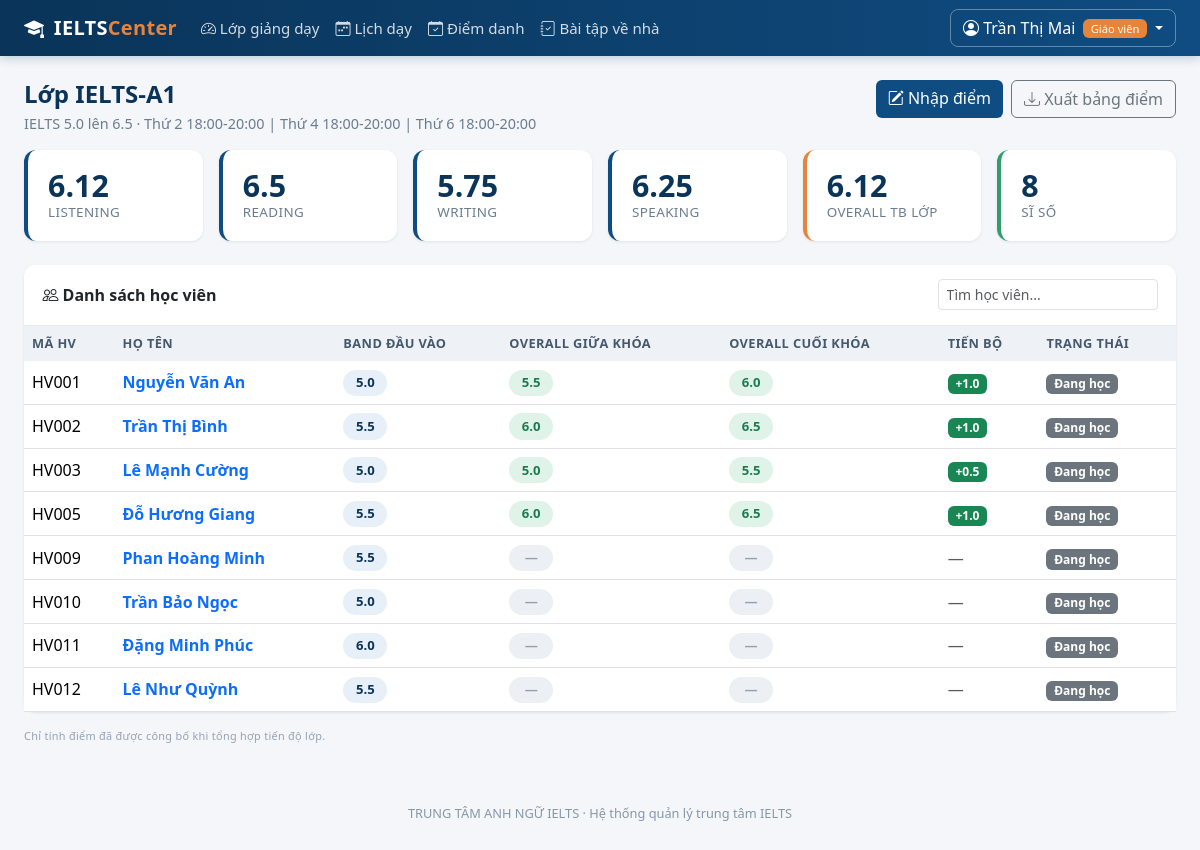
/giao-vien/lop/1 (signed in), run on the app's committed database.
### models.py (models this page shows, shortened)
class User(UserMixin, db.Model):
    __tablename__ = "users"
    id = db.Column(db.Integer, primary_key=True)
    username = db.Column(db.String(50), unique=True, nullable=False, index=True)
    password_hash = db.Column(db.String(255), nullable=False)
    role = db.Column(db.String(20), nullable=False, default=ROLE_STUDENT)
    full_name = db.Column(db.String(120), nullable=False)
    email = db.Column(db.String(120))
    phone = db.Column(db.String(20))
    is_locked = db.Column(db.Boolean, default=False, nullable=False)
    failed_logins = db.Column(db.Integer, default=0, nullable=False)
    created_at = db.Column(db.DateTime, default=datetime.now)
    teacher = db.relationship(
        "TeacherProfile", back_populates="user", uselist=False, cascade="all, delete-orphan"
    )
    student = db.relationship(
        "StudentProfile", back_populates="user", uselist=False, cascade="all, delete-orphan"
    )
    @property
    def role_label(self):
        return ROLE_LABELS.get(self.role, self.role)
    @property
    def is_admin(self):
        return self.role == ROLE_ADMIN
    @property
    def is_teacher(self):
        return self.role == ROLE_TEACHER

class ClassRoom(db.Model):
    __tablename__ = "classes"
    id = db.Column(db.Integer, primary_key=True)
    code = db.Column(db.String(20), unique=True, nullable=False)
    course_id = db.Column(db.Integer, db.ForeignKey("courses.id"), nullable=False)
    teacher_id = db.Column(db.Integer, db.ForeignKey("teacher_profiles.id"))
    room = db.Column(db.String(30))
    start_date = db.Column(db.Date)
    max_size = db.Column(db.Integer, default=20, nullable=False)
    status = db.Column(db.String(20), default="open", nullable=False)
    course = db.relationship("Course", back_populates="classes")
    teacher = db.relationship("TeacherProfile", back_populates="classes")
    schedules = db.relationship(
        "Schedule", back_populates="classroom", cascade="all, delete-orphan"
    )
    enrollments = db.relationship(
        "Enrollment", back_populates="classroom", cascade="all, delete-orphan"
    )
    homework_assignments = db.relationship(
        "Homework", back_populates="classroom", cascade="all, delete-orphan"
    )
    @property
    def current_size(self):
        return len([e for e in self.enrollments if e.status in ("studying", "reserved")])
    @property
    def schedule_display(self):
        if not self.schedules:
            return "Chưa xếp lịch"
        return " | ".join(
            f"{WEEKDAYS[s.weekday]} {s.start_time}-{s.end_time}" for s in self.schedules
        )

class Course(db.Model):
    __tablename__ = "courses"
    id = db.Column(db.Integer, primary_key=True)
    code = db.Column(db.String(20), unique=True, nullable=False)
    name = db.Column(db.String(150), nullable=False)
    entry_band = db.Column(db.Float, nullable=False)
    target_band = db.Column(db.Float, nullable=False)
    sessions = db.Column(db.Integer, nullable=False, default=36)
    tuition = db.Column(db.Integer, nullable=False, default=0)   # hoc phi (VND)
    is_open = db.Column(db.Boolean, default=True, nullable=False)
    description = db.Column(db.Text)
    classes = db.relationship("ClassRoom", back_populates="course")

class Schedule(db.Model):
    __tablename__ = "schedules"
    id = db.Column(db.Integer, primary_key=True)
    class_id = db.Column(db.Integer, db.ForeignKey("classes.id"), nullable=False)
    weekday = db.Column(db.Integer, nullable=False)      # 0 = Thu 2
    start_time = db.Column(db.String(5), nullable=False)  # 'HH:MM'
    end_time = db.Column(db.String(5), nullable=False)
    classroom = db.relationship("ClassRoom", back_populates="schedules")

class Enrollment(db.Model):
    __tablename__ = "enrollments"
    __table_args__ = (db.UniqueConstraint("student_id", "class_id", name="uq_student_class"),)
    id = db.Column(db.Integer, primary_key=True)
    student_id = db.Column(db.Integer, db.ForeignKey("student_profiles.id"), nullable=False)
    class_id = db.Column(db.Integer, db.ForeignKey("classes.id"), nullable=False)
    enrolled_at = db.Column(db.DateTime, default=datetime.now)
    status = db.Column(db.String(20), default="studying", nullable=False)
    student = db.relationship("StudentProfile", back_populates="enrollments")
    classroom = db.relationship("ClassRoom", back_populates="enrollments")
    scores = db.relationship(
        "ScoreRecord", back_populates="enrollment", cascade="all, delete-orphan"
    )
    attendance_records = db.relationship(
        "AttendanceRecord",
        back_populates="enrollment",
        cascade="all, delete-orphan",
        order_by="AttendanceRecord.attendance_date.desc()",
    )
    homework_submissions = db.relationship(
        "HomeworkSubmission",
        back_populates="enrollment",
        cascade="all, delete-orphan",
        order_by="HomeworkSubmission.submitted_at.desc()",
    )
    @property
    def status_label(self):
        return ENROLL_STATUS.get(self.status, self.status)
    @property
    def latest_score(self):
        published = [s for s in self.scores if s.is_published]
        if not published:
            return None
        return sorted(published, key=lambda s: s.updated_at or datetime.min)[-1]

class StudentProfile(db.Model):
    __tablename__ = "student_profiles"
    id = db.Column(db.Integer, primary_key=True)
    user_id = db.Column(db.Integer, db.ForeignKey("users.id"), unique=True, nullable=False)
    code = db.Column(db.String(20), unique=True)   # ma hoc vien
    dob = db.Column(db.Date)
    address = db.Column(db.String(200))
    entry_band = db.Column(db.Float)               # band kiem tra dau vao
    is_active = db.Column(db.Boolean, default=True, nullable=False)
    user = db.relationship("User", back_populates="student")
    enrollments = db.relationship(
        "Enrollment", back_populates="student", cascade="all, delete-orphan"
    )
    @property
    def full_name(self):
        return self.user.full_name

class ScoreRecord(db.Model):
    __tablename__ = "score_records"
    id = db.Column(db.Integer, primary_key=True)
    enrollment_id = db.Column(db.Integer, db.ForeignKey("enrollments.id"), nullable=False)
    term = db.Column(db.String(50), nullable=False)   # vi du: Dau vao / Giua khoa / Cuoi khoa
    listening = db.Column(db.Float)
    reading = db.Column(db.Float)
    writing = db.Column(db.Float)
    speaking = db.Column(db.Float)
    overall = db.Column(db.Float)
    comment = db.Column(db.Text)
    is_published = db.Column(db.Boolean, default=False, nullable=False)
    updated_at = db.Column(db.DateTime, default=datetime.now, onupdate=datetime.now)
    enrollment = db.relationship("Enrollment", back_populates="scores")
    logs = db.relationship("ScoreLog", back_populates="score", cascade="all, delete-orphan")

### blueprints/teacher.py (the view)
@teacher_bp.route("/lop/<int:class_id>")
def class_detail(class_id):
    classroom = db.session.get(ClassRoom, class_id)
    if not owns_class(classroom):
        flash("Bạn không được phân công phụ trách lớp này.", "danger")
        return redirect(url_for("teacher.dashboard"))
    totals = {key: [] for key, _ in SKILLS}
    overalls = []
    active_enrollments = [
        enrollment for enrollment in classroom.enrollments
        if enrollment.status != "stopped"
    ]
    for enrollment in active_enrollments:
        latest = enrollment.latest_score
        if latest is None:
            continue
        for key, _ in SKILLS:
            value = getattr(latest, key)
            if value is not None:
                totals[key].append(value)
        if latest.overall is not None:
            overalls.append(latest.overall)
    averages = {
        key: (round(sum(values) / len(values), 2) if values else None)
        for key, values in totals.items()
    }
    class_average = round(sum(overalls) / len(overalls), 2) if overalls else None
    return render_template(
        "teacher/class_detail.html",
        classroom=classroom,
        active_enrollments=active_enrollments,
        skills=SKILLS,
        averages=averages,
        class_average=class_average,
        scores_by_term={
            enrollment.id: {
                term: next(
                    (
                        score for score in enrollment.scores
                        if score.term == term and score.is_published
                    ),
                    None,
                )
                for term in TERMS[1:]
            }
            for enrollment in active_enrollments
        },
    )

### templates/teacher/class_detail.html (shortened to what this page needs)
{% extends "base.html" %}
{% block content %}
<div class="d-flex justify-content-between align-items-start mb-3 flex-wrap gap-2">
  <div>
    <h4 class="page-title mb-1">Lớp {{ classroom.code }}</h4>
    <p class="page-sub mb-0">{{ classroom.course.name }} · {{ classroom.schedule_display }}</p>
  </div>
  <div class="d-flex gap-2">
    <a href="{{ url_for('teacher.enter_scores', class_id=classroom.id) }}" class="btn btn-primary" style="background:var(--brand);border:none">
      <i class="bi bi-pencil-square"></i> Nhập điểm
    </a>
    <a href="{{ url_for('teacher.export_scores', class_id=classroom.id) }}" class="btn btn-outline-secondary">
      <i class="bi bi-download"></i> Xuất bảng điểm
    </a>
  </div>
</div>
<div class="row g-3 mb-4">
  {% for key, label in skills %}
  <div class="col-6 col-lg-2">
    <div class="stat-card">
      <div class="stat-value">{{ averages[key] if averages[key] is not none else '—' }}</div>
      <div class="stat-label">{{ label }}</div>
    </div>
  </div>
  {% endfor %}
  <div class="col-6 col-lg-2">
    <div class="stat-card accent">
      <div class="stat-value">{{ class_average if class_average is not none else '—' }}</div>
      <div class="stat-label">Overall TB lớp</div>
    </div>
  </div>
  <div class="col-6 col-lg-2">
    <div class="stat-card green">
      <div class="stat-value">{{ classroom.current_size }}</div>
      <div class="stat-label">Sĩ số</div>
    </div>
  </div>
</div>
<div class="card">
  <div class="card-header d-flex justify-content-between align-items-center">
    <span><i class="bi bi-people"></i> Danh sách học viên</span>
    <input class="form-control form-control-sm w-auto" placeholder="Tìm học viên..." data-filter-target="#student-table">
  </div>
  <div class="table-responsive">
    <table class="table table-hover mb-0" id="student-table">
      <thead>
        <tr><th>Mã HV</th><th>Họ tên</th><th>Band đầu vào</th>
            <th>Overall giữa khóa</th><th>Overall cuối khóa</th>
            <th>Tiến bộ</th><th>Trạng thái</th></tr>
      </thead>
      <tbody>
      {% for e in active_enrollments %}
        {% set score = e.latest_score %}
        {% set mid_score = scores_by_term[e.id]['Giữa khóa'] %}
        {% set final_score = scores_by_term[e.id]['Cuối khóa'] %}
        <tr>
          <td>{{ e.student.code or '—' }}</td>
          <td class="fw-semibold">
            <a href="{{ url_for('teacher.student_scores', class_id=classroom.id, enrollment_id=e.id) }}" class="text-decoration-none">
              {{ e.student.full_name }}
            </a>
          </td>
          <td><span class="band-pill">{{ e.student.entry_band or '—' }}</span></td>
          <td>
            {% if mid_score and mid_score.overall is not none %}
              <span class="band-pill high">{{ mid_score.overall }}</span>
            {% else %}<span class="band-pill none">—</span>{% endif %}
          </td>
          <td>
            {% if final_score and final_score.overall is not none %}
              <span class="band-pill high">{{ final_score.overall }}</span>
            {% else %}<span class="band-pill none">—</span>{% endif %}
          </td>
          <td>
            {% if score and score.overall is not none and e.student.entry_band is not none %}
              {% set diff = (score.overall - e.student.entry_band) | round(1) %}
              <span class="badge bg-{{ 'success' if diff > 0 else 'secondary' }}">
                {{ '+' if diff > 0 else '' }}{{ diff }}
              </span>
            {% else %}<span class="text-muted">—</span>{% endif %}
          </td>
          <td><span class="badge bg-secondary">{{ e.status_label }}</span></td>
        </tr>
      {% else %}
        <tr><td colspan="7" class="text-center text-muted py-4">Lớp chưa có học viên.</td></tr>
      {% endfor %}
      </tbody>
    </table>
  </div>
</div>
<p class="uc-tag mt-3">Chỉ tính điểm đã được công bố khi tổng hợp tiến độ lớp.</p>
{% endblock %}

### templates/base.html (shortened to what this page needs)
<!DOCTYPE html>
<html lang="vi">
<head>
  <link href="{{ url_for('static', filename='vendor/bootstrap/bootstrap.min.css') }}" rel="stylesheet">
  <link href="{{ url_for('static', filename='vendor/bootstrap-icons/bootstrap-icons.min.css') }}" rel="stylesheet">
  <link rel="stylesheet" href="{{ url_for('static', filename='css/style.css') }}">
</head>
<body class="{% if not current_user.is_authenticated %}page-auth{% endif %}">
{% if current_user.is_authenticated %}
<nav class="navbar navbar-expand-lg app-navbar sticky-top">
  <div class="container-fluid px-4">
    <a class="navbar-brand" href="{{ url_for('auth.index') }}">
      <i class="bi bi-mortarboard-fill me-1"></i> IELTS<span class="brand-light">Center</span>
    </a>
    <div class="collapse navbar-collapse" id="mainNav">
      <ul class="navbar-nav me-auto">
        {% if current_user.is_admin %}
          <li class="nav-item"><a class="nav-link" href="{{ url_for('admin.dashboard') }}"><i class="bi bi-speedometer2"></i> Tổng quan</a></li>
          <li class="nav-item"><a class="nav-link" href="{{ url_for('admin.courses') }}"><i class="bi bi-journal-bookmark"></i> Khóa học</a></li>
          <li class="nav-item"><a class="nav-link" href="{{ url_for('admin.classes') }}"><i class="bi bi-people"></i> Lớp học</a></li>
          <li class="nav-item"><a class="nav-link" href="{{ url_for('admin.schedule_management') }}"><i class="bi bi-calendar-week"></i> Lịch học</a></li>
          <li class="nav-item"><a class="nav-link" href="{{ url_for('admin.teachers') }}"><i class="bi bi-person-video3"></i> Giáo viên</a></li>
          <li class="nav-item"><a class="nav-link" href="{{ url_for('admin.students') }}"><i class="bi bi-person-badge"></i> Học viên</a></li>
          <li class="nav-item"><a class="nav-link" href="{{ url_for('admin.attendance_report') }}"><i class="bi bi-calendar-check"></i> Điểm danh</a></li>
          <li class="nav-item"><a class="nav-link" href="{{ url_for('admin.accounts') }}"><i class="bi bi-shield-lock"></i> Tài khoản</a></li>
          <li class="nav-item"><a class="nav-link" href="{{ url_for('admin.scores') }}"><i class="bi bi-clipboard-data"></i> Kết quả</a></li>
        {% elif current_user.is_teacher %}
          <li class="nav-item"><a class="nav-link" href="{{ url_for('teacher.dashboard') }}"><i class="bi bi-speedometer2"></i> Lớp giảng dạy</a></li>
          <li class="nav-item"><a class="nav-link" href="{{ url_for('teacher.schedule') }}"><i class="bi bi-calendar-week"></i> Lịch dạy</a></li>
          <li class="nav-item"><a class="nav-link" href="{{ url_for('teacher.attendance') }}"><i class="bi bi-calendar-check"></i> Điểm danh</a></li>
          <li class="nav-item"><a class="nav-link" href="{{ url_for('teacher.homework_list') }}"><i class="bi bi-journal-check"></i> Bài tập về nhà</a></li>
        {% endif %}
      </ul>
      <div class="dropdown">
        <a class="btn btn-user dropdown-toggle" href="#" data-bs-toggle="dropdown">
          <i class="bi bi-person-circle"></i>
          {{ current_user.full_name }}
          <span class="badge role-badge ms-1">{{ current_user.role_label }}</span>
        </a>
      </div>
    </div>
  </div>
</nav>
{% endif %}
<main class="{% if current_user.is_authenticated %}container-fluid px-4 py-4{% else %}auth-wrapper{% endif %}">
  {% block content %}{% endblock %}
</main>
{% if current_user.is_authenticated %}
<footer class="app-footer">
  {{ CENTER_NAME }} · Hệ thống quản lý trung tâm IELTS
</footer>
{% endif %}
</body>
</html>

### data on the page
User: full_name "Trần Thị Mai", role_label "Giáo viên"
ClassRoom: code "IELTS-A1"
Course: course.name "IELTS 5.0 lên 6.5"
Schedule: schedule_display "Thứ 2 18:00-20:00 | Thứ 4 18:00-20:00 | Thứ 6 18:00-20:00"
Enrollment: current_size "8", student "HV001", student.full_name "Nguyễn Văn An", student "5.0", value "+", diff "1.0", status_label "Đang học"
ScoreRecord: overall "5.5"
ScoreRecord: overall "6.0"
Enrollment: student "HV002", student.full_name "Trần Thị Bình", student "5.5", value "+", diff "1.0", status_label "Đang học"
ScoreRecord: overall "6.0"
ScoreRecord: overall "6.5"
Enrollment: student "HV003", student.full_name "Lê Mạnh Cường", student "5.0", value "+", diff "0.5", status_label "Đang học"
ScoreRecord: overall "5.0"
ScoreRecord: overall "5.5"
Enrollment: student "HV005", student.full_name "Đỗ Hương Giang", student "5.5", value "+", diff "1.0", status_label "Đang học"
ScoreRecord: overall "6.0"
ScoreRecord: overall "6.5"
Enrollment: student "HV009", student.full_name "Phan Hoàng Minh", student "5.5", status_label "Đang học"
Enrollment: student "HV010", student.full_name "Trần Bảo Ngọc", student "5.0", status_label "Đang học"
Enrollment: student "HV011", student.full_name "Đặng Minh Phúc", student "6.0", status_label "Đang học"
Enrollment: student "HV012", student.full_name "Lê Như Quỳnh", student "5.5", status_label "Đang học"

### other printed values
{{ averages[key] if averages[key] is not none else '—' }} "6.12" "6.5" "5.75" "6.25"
{{ label }} "LISTENING" "READING" "WRITING" "SPEAKING"
{{ class_average if class_average is not none else '—' }} "6.12"
{{ CENTER_NAME }} "TRUNG TÂM ANH NGỮ IELTS"
